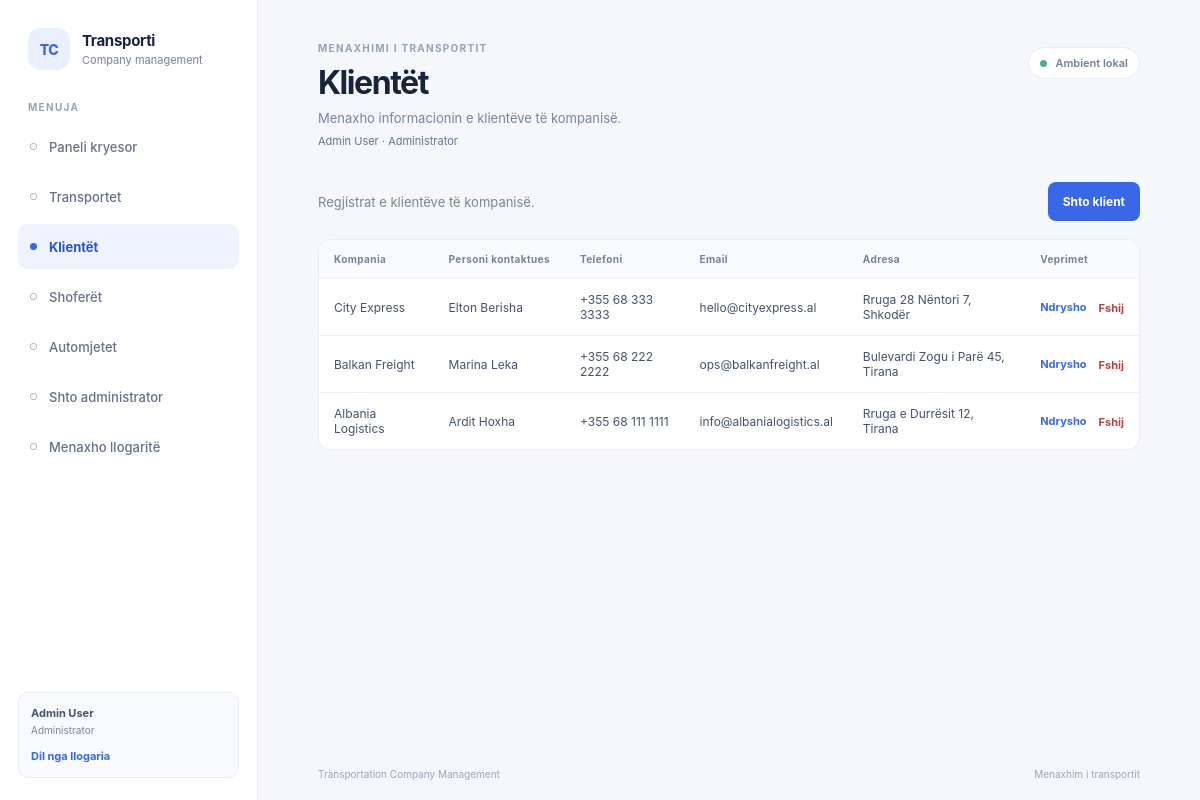
The app's page /?page=customers (signed in), older data.
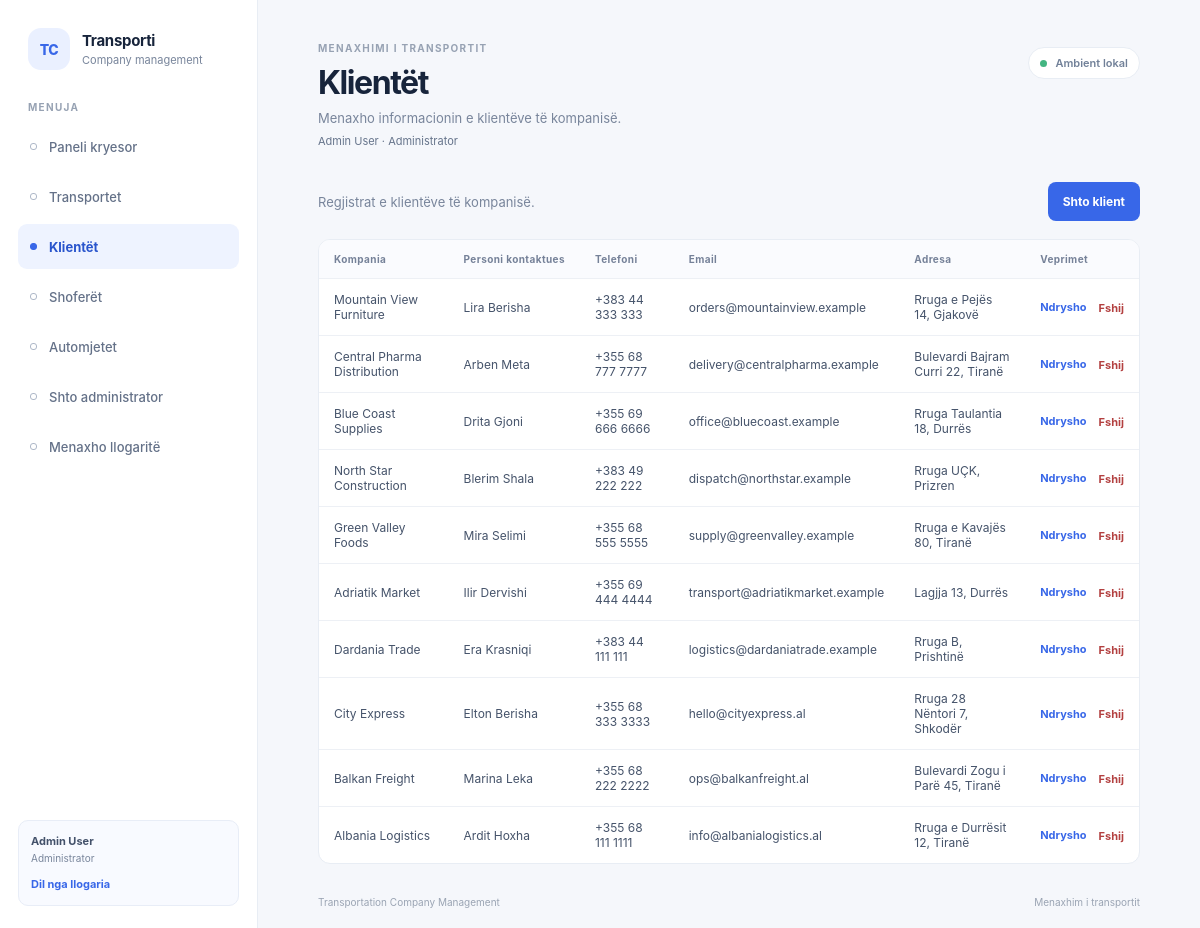
The same page, newer data.
### tables this page shows
CREATE TABLE users (
    id INT UNSIGNED NOT NULL AUTO_INCREMENT,
    full_name VARCHAR(150) NOT NULL,
    email VARCHAR(150) NOT NULL,
    password_hash VARCHAR(255) NOT NULL,
    role ENUM('ADMIN', 'DISPATCHER') NOT NULL,
    is_active TINYINT(1) NOT NULL DEFAULT 1,
    email_verified_at DATETIME NULL DEFAULT NULL,
    created_at DATETIME NOT NULL DEFAULT CURRENT_TIMESTAMP,
    PRIMARY KEY (id),
    UNIQUE KEY uq_users_email (email)
);

CREATE TABLE customers (
    id INT UNSIGNED NOT NULL AUTO_INCREMENT,
    company_name VARCHAR(150) NOT NULL,
    contact_person VARCHAR(150) NOT NULL,
    phone VARCHAR(30) NOT NULL,
    email VARCHAR(150) NOT NULL,
    address VARCHAR(255) NOT NULL,
    created_at DATETIME NOT NULL DEFAULT CURRENT_TIMESTAMP,
    PRIMARY KEY (id),
    UNIQUE KEY uq_customers_email (email),
    KEY idx_customers_company_name (company_name)
);

### src/Views/pages/module.php (the view, shortened to what the rows shown need)
<?php
$module = $moduleData['module'];
$formAction = $moduleData['action'];
$escape = static fn (mixed $value): string => htmlspecialchars((string) $value, ENT_QUOTES, 'UTF-8');
?>
<?php if ($formAction === 'create' || $formAction === 'edit'): ?>
    <form class="record-form" method="post" action="?page=<?= urlencode($pageKey) ?>">
        <input type="hidden" name="csrf_token" value="<?= $escape($moduleData['csrfToken']) ?>">
        <input type="hidden" name="action" value="<?= $formAction === 'create' ? 'create' : 'update' ?>">
        <?php if ($formAction === 'edit'): ?>
            <input type="hidden" name="id" value="<?= (int) $moduleData['id'] ?>">
        <?php endif; ?>
        <div class="form-grid">
            <?php foreach ($module['fields'] as $name => $field): ?>
                <?php
                $value = $moduleData['values'][$name] ?? '';
                $fieldId = 'field-' . $name;
                ?>
                <div class="form-field<?= $field['type'] === 'textarea' ? ' form-field-wide' : '' ?>">
                    <label for="<?= $escape($fieldId) ?>">
                        <?= $escape($field['label']) ?>
                        <?php if ($field['required']): ?><span aria-hidden="true">*</span><?php endif; ?>
                    </label>
                    <?php if ($field['type'] === 'select'): ?>
                        <select id="<?= $escape($fieldId) ?>" name="<?= $escape($name) ?>" <?= $field['required'] ? 'required' : '' ?>>
                            <?php if (!$field['required']): ?>
                                <option value="">Pa caktuar</option>
                            <?php else: ?>
                                <option value="">Zgjidh...</option>
                            <?php endif; ?>
                            <?php foreach ($moduleData['options'][$name] ?? [] as $option): ?>
                                <option value="<?= $escape($option['value']) ?>" <?= (string) $value === $option['value'] ? 'selected' : '' ?>>
                                    <?= $escape($option['label']) ?>
                                </option>
                            <?php endforeach; ?>
                        </select>
                    <?php elseif ($field['type'] === 'textarea'): ?>
                        <textarea id="<?= $escape($fieldId) ?>" name="<?= $escape($name) ?>" rows="4" <?= $field['required'] ? 'required' : '' ?>><?= $escape($value) ?></textarea>
                    <?php else: ?>
                        <input
                            id="<?= $escape($fieldId) ?>"
                            name="<?= $escape($name) ?>"
                            type="<?= $escape($field['type']) ?>"
                            value="<?= $escape($value) ?>"
                            <?= isset($field['max']) ? 'maxlength="' . (int) $field['max'] . '"' : '' ?>
                            <?= isset($field['min']) ? 'min="' . (int) $field['min'] . '"' : '' ?>
                            <?= $field['type'] === 'number' ? 'step="1"' : '' ?>
                            <?= $field['required'] ? 'required' : '' ?>
                        >
                    <?php endif; ?>
                </div>
            <?php endforeach; ?>
        </div>
        <div class="form-actions">
            <a class="button button-secondary" href="?page=<?= urlencode($pageKey) ?>">Anulo</a>
            <button class="button button-primary" type="submit"><?= $formAction === 'create' ? 'Ruaj regjistrin' : 'Ruaj ndryshimet' ?></button>
        </div>
    </form>
<?php else: ?>
    <div class="table-card">
        <?php if ($moduleData['rows'] === []): ?>
            <div class="empty-state">
                <strong><?= $pageKey === 'transports' ? 'Nuk u gjet asnjë transport' : 'Nuk ka ende të dhëna' ?></strong>
                <p><?= $pageKey === 'transports' ? 'Ndrysho kriteret e kërkimit ose pastro filtrat.' : 'Shto regjistrin e parë për modulin ' . $escape(mb_strtolower($module['title'])) . '.' ?></p>
            </div>
        <?php else: ?>
            <div class="table-scroll">
                <table>
                    <thead>
                        <tr>
                            <?php foreach ($module['columns'] as $label): ?>
                                <th scope="col"><?= $escape($label) ?></th>
                            <?php endforeach; ?>
                            <?php if ($moduleData['canManage']): ?>
                                <th scope="col">Veprimet</th>
                            <?php endif; ?>
                        </tr>
                    </thead>
                    <tbody>
                        <?php foreach ($moduleData['rows'] as $row): ?>
                            <tr>
                                <?php foreach ($module['columns'] as $column => $label): ?>
                                    <td><?= $escape($row[$column] ?? '') ?></td>
                                <?php endforeach; ?>
                                <?php if ($moduleData['canManage']): ?>
                                <td>
                                    <div class="row-actions">
                                        <a class="text-action" href="?page=<?= urlencode($pageKey) ?>&amp;action=edit&amp;id=<?= (int) $row['id'] ?>">Ndrysho</a>
                                        <form method="post" action="?page=<?= urlencode($pageKey) ?>" onsubmit="return confirm('Je i sigurt që dëshiron ta fshish këtë regjistër?')">
                                            <button class="text-action text-action-danger" type="submit">Fshij</button>
                                        </form>
                                    </div>
                                </td>
                                <?php endif; ?>
                            </tr>
                        <?php endforeach; ?>
                    </tbody>
                </table>
            </div>
        <?php endif; ?>
    </div>
<?php endif; ?>

### src/Views/layout.php (shortened to what the rows shown need)
<!doctype html>
<html lang="sq">
<head>
    <link rel="stylesheet" href="assets/app.css">
</head>
<body>
    <div class="app-shell">
        <aside class="sidebar" aria-label="Navigimi kryesor">
            <?php require __DIR__ . '/components/navigation.php'; ?>
        </aside>
        <main class="main-content">
            <header class="page-header">
                <div>
                    <p class="eyebrow">MENAXHIMI I TRANSPORTIT</p>
                    <h1><?= htmlspecialchars($page['title'], ENT_QUOTES, 'UTF-8') ?></h1>
                    <p class="page-description"><?= htmlspecialchars($page['description'], ENT_QUOTES, 'UTF-8') ?></p>
                    <?php if ($user !== null): ?>
                        <p class="signed-in-user">
                            <?= htmlspecialchars($user['full_name'], ENT_QUOTES, 'UTF-8') ?>
                            · <?= $user['role'] === 'ADMIN' ? 'Administrator' : 'Dispeçer' ?>
                        </p>
                    <?php endif; ?>
                </div>
            </header>
            <section class="page-content" aria-labelledby="page-content-heading">
                <?php if ($databaseError === null && ($moduleData !== null || in_array($pageKey, ['dashboard', 'not_found', 'add-admin', 'users'], true))): ?>
                    <?php require $viewFile; ?>
                <?php endif; ?>
            </section>
        </main>
    </div>
</body>
</html>

### src/Views/components/navigation.php (shortened to what the rows shown need)
<div class="sidebar-note">
    <div class="session-user">
        <strong><?= htmlspecialchars($user['full_name'], ENT_QUOTES, 'UTF-8') ?></strong>
        <span><?= $user['role'] === 'ADMIN' ? 'Administrator' : 'Dispeçer' ?></span>
        <form method="post" action="?page=logout">
            <button type="submit">Dil nga llogaria</button>
        </form>
    </div>
</div>

Row changes from the older to the newer data that the page shows:
added customers: company_name "Mountain View Furniture", contact_person "Lira Berisha", phone "+383 44 333 333", email "orders@mountainview.example", address "Rruga e Pejës 14, Gjakovë"
added customers: company_name "Central Pharma Distribution", contact_person "Arben Meta", phone "+355 68 777 7777", email "delivery@centralpharma.example", address "Bulevardi Bajram Curri 22, Tiranë"
added customers: company_name "Blue Coast Supplies", contact_person "Drita Gjoni", phone "+355 69 666 6666", email "office@bluecoast.example", address "Rruga Taulantia 18, Durrës"
added customers: company_name "North Star Construction", contact_person "Blerim Shala", phone "+383 49 222 222", email "dispatch@northstar.example", address "Rruga UÇK, Prizren"
added customers: company_name "Green Valley Foods", contact_person "Mira Selimi", phone "+355 68 555 5555", email "supply@greenvalley.example", address "Rruga e Kavajës 80, Tiranë"
added customers: company_name "Adriatik Market", contact_person "Ilir Dervishi", phone "+355 69 444 4444", email "transport@adriatikmarket.example", address "Lagjja 13, Durrës"
added customers: company_name "Dardania Trade", contact_person "Era Krasniqi", phone "+383 44 111 111", email "logistics@dardaniatrade.example", address "Rruga B, Prishtinë"
Text that changed along with them:
new list line: "Bulevardi Zogu i Parë 45, Tiranë"
new list line: "Rruga e Durrësit 12, Tiranë"
list line gone: "Bulevardi Zogu i Parë 45, Tirana"
list line gone: "Rruga e Durrësit 12, Tirana"
